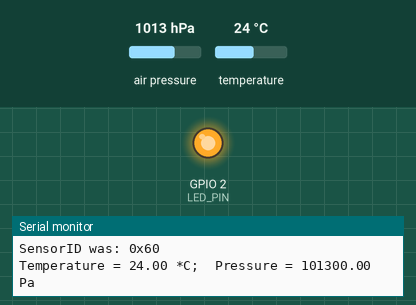
The sketch below on a simulated ESP32. On the bench: output pins drawn as LEDs (lit = HIGH), the last lines printed to the serial monitor. The inputs (shaded band) are chosen by the test bench; at power-on: air pressure 1013 hPa, temperature 24 °C.

Above: at 1.0 s.
At 3.0 s:
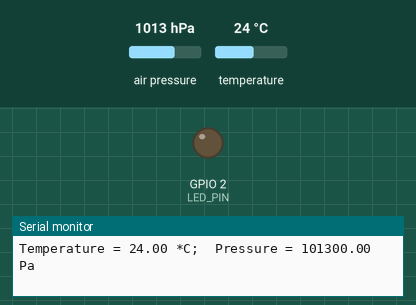
Timing chart, 0 to 5.2 s (numbered marks = the images above):
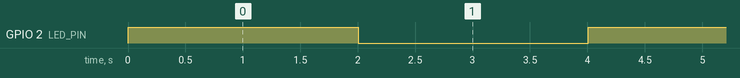

The sketch:

test_BMP280_i2c_ino.ino
```cpp
//example code for KAmodESP32 POW RS485 and KAmod BMP280
//https://wiki.kamamilabs.com/index.php?title=KAmodESP32_POW_RS485_(PL)

//ino board: ESP32-WROOM-DA Module

//additional wires:
//BMP280 SDO -> GND
//BMP280 CSB -> VDD (3,3V)

#include <Wire.h>
#include <SPI.h>
#include <Adafruit_BMP280.h>

//LED
#define LED_PIN       2
#define MY_DELAY      2000

//I2C
#define I2C_SDA       33
#define I2C_SCL       32

//SPI
#define SPI_MOSI      13
#define SPI_MISO      12
#define SPI_SCK       14    //no a 11 - a small mistake in the description on the pcb
#define SPI_CS        15

TwoWire I2CBMP = TwoWire(0);
Adafruit_BMP280 bmp280(&I2CBMP);

int status;
int i;

void setup() {
  Serial.begin(115200);
  Serial.println("\r\r\rHello. KAmod BMP280 test start");

  pinMode(LED_PIN, OUTPUT);
  digitalWrite(LED_PIN, HIGH);

  //Serial.println("ID of 0xFF probably means a bad address, a BMP 180 or BMP 085");
  //Serial.println("ID of 0x56-0x58 represents a BMP 280");
  //Serial.println("ID of 0x60 represents a BME 280");
  //Serial.println("ID of 0x61 represents a BME 680");

  I2CBMP.begin(I2C_SDA, I2C_SCL, 100000);

  status = 0;
  while (status == 0){
    status = bmp280.begin(0x76);

    Serial.print("SensorID was: 0x"); Serial.println(bmp280.sensorID(),16);
    if (!status) {
      Serial.println(F("Something wrong..."));
      delay(3000);
    }
  }

  bmp280.setSampling(Adafruit_BMP280::MODE_NORMAL,  /* Operating Mode. */
                  Adafruit_BMP280::SAMPLING_X2,     /* Temp. oversampling */
                  Adafruit_BMP280::SAMPLING_X16,    /* Pressure oversampling */
                  Adafruit_BMP280::FILTER_X16,      /* Filtering. */
                  Adafruit_BMP280::STANDBY_MS_500); /* Standby time. */
}

void loop() {
  i++;
  digitalWrite(LED_PIN, (i&1));

  Serial.print(F("Temperature = "));
  Serial.print(bmp280.readTemperature());
  Serial.print(" *C;  ");

  Serial.print(F("Pressure = "));
  Serial.print(bmp280.readPressure());
  Serial.println(" Pa");

  Serial.println();
  delay(MY_DELAY);
}
```

Measured:
- by itself, GPIO 2 (LED_PIN): alternates HIGH for 2.0 s and LOW for 2.0 s
